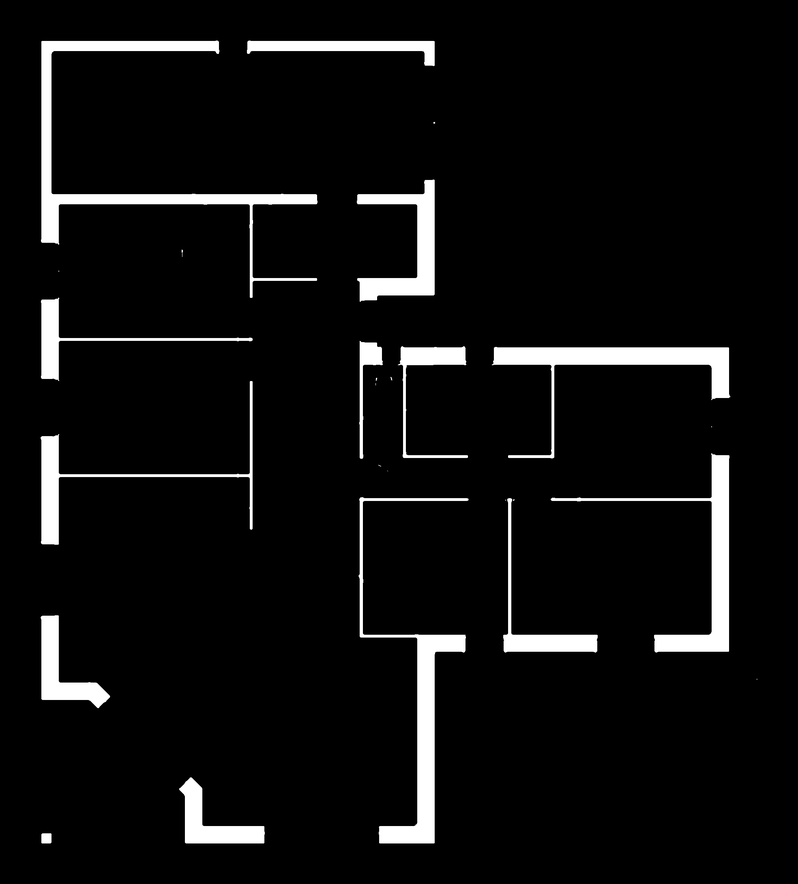
#> input picture data/PNG/crop_and_pad/IIa_AP3301.png, 798 x 884 px, shrunk from 1968 x 2181 before the run; its folder holds only this picture in this run
$ jupyter execute skeleton_corner_detection.ipynb
#> lines starting #> are read from the running program, lines starting #| are printed output that depends on the picture; after the words box and inside, x2 and y2 are one past the last pixel; in counts of white or black regions, pixels touching at a corner belong together
[cell 1]
import glob

images_path = glob.glob("../data/PNG/crop_and_pad/*")

[cell 2]
import cv2
import time
import random
from matplotlib import pyplot as plt

start_time = time.perf_counter()
random_idx = random.randint(0, len(images_path) - 1)
img = cv2.imread(images_path[random_idx], cv2.IMREAD_GRAYSCALE)
#> img is the input picture: shape (884, 798); min 0, max 255, mean 15.4
_, binary = cv2.threshold(img, 127, 255, cv2.THRESH_BINARY)
plt.imshow(img, cmap="gray")
plt.show()

[cell 3]
import numpy as np

def crop_to_content(binary, margin=10):
    """Crop binary image to bounding box of white pixels, with inward margin."""
#> called with margin = -10
    coords = np.column_stack(np.where(binary > 0))
#> coords = 42774 pairs, first value 41 to 842, second value 41 to 729
    if len(coords) == 0:
        return binary
    y_min, x_min = coords.min(axis=0)
#> y_min = 41; x_min = 41
    y_max, x_max = coords.max(axis=0)
#> y_max = 842; x_max = 729

    h, w = binary.shape
    y_min = max(0, y_min + margin)
#> y_min = 31
    x_min = max(0, x_min + margin)
#> x_min = 31
    y_max = min(h, y_max - margin)
#> y_max = 852
    x_max = min(w, x_max - margin)
#> x_max = 739

    return binary[y_min:y_max, x_min:x_max]

cropped = crop_to_content(binary, margin=-10)

plt.imshow(cropped, cmap='gray')
plt.show()

[cell 4]
def remove_noise(binary, min_area_ratio=0.0001):
    """
    Remove small connected components.
    min_area_ratio: minimum area as fraction of total image area.
    """
#> called with min_area_ratio = 0.0001
    h, w = binary.shape
    min_area = max(50, int(h * w * min_area_ratio))

    num_labels, labels, stats, _ = cv2.connectedComponentsWithStats(
        binary, connectivity=8
    )
#> num_labels = 21; stats = 21 rows, first 6: [0, 0, 708, 821, 538494], [10, 10, 277, 257, 7178], [216, 10, 188, 25, 2046], [402, 91, 2, 2, 3], [326, 149, 78, 122, 3633], [151, 219, 1, 3, 3]

    cleaned = np.zeros_like(binary)
    kept = 0
    for label_id in range(1, num_labels):  # skip background (0)
        if stats[label_id, cv2.CC_STAT_AREA] >= min_area:
            cleaned[labels == label_id] = 255
            kept += 1
#> after the loop, kept = 14

    print(f'Kept {kept} / {num_labels - 1} components (min_area = {min_area})')
#| Kept 14 / 20 components (min_area = 58)
    return cleaned

cleaned = remove_noise(cropped, min_area_ratio=0.0001)

fig, axes = plt.subplots(1, 2, figsize=(20, 8))
axes[0].imshow(cropped, cmap='gray')
axes[0].set_title('Before Noise Removal')
axes[1].imshow(cleaned, cmap='gray')
axes[1].set_title('After Noise Removal')
plt.tight_layout()
plt.show()

[cell 5]
def morphological_cleanup(binary, kernel_size=3):
    """
    Light closing then opening to smooth wall edges.
    Set kernel_size=0 to skip.
    """
#> called with kernel_size = 3
    if kernel_size <= 0:
        return binary.copy()

    kernel = cv2.getStructuringElement(cv2.MORPH_RECT, (kernel_size, kernel_size))
    closed = cv2.morphologyEx(binary, cv2.MORPH_CLOSE, kernel)
    opened = cv2.morphologyEx(closed, cv2.MORPH_OPEN, kernel)
    return opened

smoothed = morphological_cleanup(cleaned, kernel_size=3)

plt.imshow(smoothed, cmap='gray')
plt.show()

[cell 6]
from skimage.morphology import skeletonize
from skimage import img_as_bool

# Skeletonize
skeleton_raw = skeletonize(img_as_bool(smoothed))
skeleton_raw = (skeleton_raw * 255).astype(np.uint8)

# Thicken the skeleton slightly before corner detection
# Increase dilate_size for thicker walls (odd numbers: 3, 5, 7...)
dilate_size = 3
k = cv2.getStructuringElement(cv2.MORPH_RECT, (dilate_size, dilate_size))
skeleton = cv2.dilate(skeleton_raw, k)

fig, axes = plt.subplots(1, 2, figsize=(20, 8))
axes[0].imshow(skeleton_raw, cmap='gray')
axes[0].set_title('Skeleton (raw)')
axes[1].imshow(skeleton, cmap='gray')
axes[1].set_title(f'Skeleton (thickened, kernel={dilate_size})')
plt.tight_layout()
plt.show()

[cell 7]
def detect_corners_polygon(binary, min_area=500, epsilon_ratio=0.005):
    """
    Polygon approximation of contours. Vertices = corners.

    epsilon_ratio:
      0.001 -> many vertices (subtle bends)
      0.005 -> moderate (default)
      0.02  -> only sharp corners
    """
#> called with min_area = 100, epsilon_ratio = 0.001
    contours, _ = cv2.findContours(
        binary, cv2.RETR_EXTERNAL, cv2.CHAIN_APPROX_NONE
    )
#> contours = 14 contours, 1 with area under 20; largest, box (x1, y1, x2, y2) and area: (13, 13, 286, 265) 1634, (329, 466, 437, 805) 1164, (17, 350, 222, 512) 912, (519, 423, 691, 614) 851, (462, 323, 691, 427) 833

    corners = []
    for cnt in contours:
        if cv2.contourArea(cnt) < min_area:
            continue

        epsilon = epsilon_ratio * cv2.arcLength(cnt, closed=True)
        approx = cv2.approxPolyDP(cnt, epsilon, closed=True)

        for pt in approx:
            corners.append(tuple(pt[0]))
#> this loop made 14 passes
#> epsilon on passes 2 to 5: 0.223, 0.249, 0.48, 1.15
#> after the loop, corners = 304 pairs, first value 13 to 690, second value 13 to 804

    return corners

poly_corners = detect_corners_polygon(
    skeleton,
    min_area=100,
    epsilon_ratio=0.001
)
#> poly_corners has the same summary as corners in detect_corners_polygon
print(f'Polygon corners detected: {len(poly_corners)}')
#| Polygon corners detected: 304

vis = cv2.cvtColor(skeleton, cv2.COLOR_GRAY2BGR)
for (x, y) in poly_corners:
    cv2.circle(vis, (int(x), int(y)), 10, (0, 0, 255), -1)
    cv2.circle(vis, (int(x), int(y)), 10, (255, 255, 255), 2)
#> this loop made 304 passes
#> (x, y) on passes 1 to 3: (159, 758), (159, 761), (160, 762)

plt.figure(figsize=(14, 10))
plt.imshow(cv2.cvtColor(vis, cv2.COLOR_BGR2RGB))
plt.title(f'Polygon Vertex Corners: {len(poly_corners)}')
plt.show()

[cell 8]
def suppress_neighbors(corners, radius=10):
      """
      For each corner (in order), remove any other corners within `radius` pixels.
      First corner encountered in each cluster wins — no scoring, just sweep.
      """
#> called with radius = 25
      kept = []
      suppressed = set()

      for i, (x0, y0) in enumerate(corners):
          if i in suppressed:
              continue
          kept.append((x0, y0))
          for j, (x1, y1) in enumerate(corners):
              if j != i and j not in suppressed:
                  if (x1 - x0) ** 2 + (y1 - y0) ** 2 <= radius ** 2:
                      suppressed.add(j)
#> this loop made 304 passes
#> after the loop, kept = 57 pairs, first value 13 to 688, second value 15 to 804; suppressed = 247 items

      return kept

kept_corners = suppress_neighbors(poly_corners, 25)
#> kept_corners has the same summary as kept in suppress_neighbors
vis = cv2.cvtColor(skeleton, cv2.COLOR_GRAY2BGR)
vis2 = cv2.cvtColor(skeleton, cv2.COLOR_GRAY2BGR)
for (x, y) in kept_corners:
    pt = (int(x), int(y))
    cv2.circle(vis, pt, 10, (0, 0, 255), -1)
    cv2.circle(vis, pt, 10, (255, 255, 255), 2)
    cv2.circle(vis2, pt, 10, (0, 0, 255), -1)
    cv2.circle(vis2, pt, 10, (255, 255, 255), 2)
    text = f"{pt[0]},{pt[1]}"
    text_pos = (pt[0] + 12, pt[1] - 12)
    cv2.putText(vis, text, text_pos, cv2.FONT_HERSHEY_SIMPLEX, 1.0, (255, 255, 255), 3, cv2.LINE_AA)
    cv2.putText(vis, text, text_pos, cv2.FONT_HERSHEY_SIMPLEX, 1.0, (0, 0, 0), 1, cv2.LINE_AA)
#> this loop made 57 passes
#> (x, y, text_pos) on passes 1 to 4: (159, 758, (171, 746)), (161, 803, (173, 791)), (224, 804, (236, 792)), (18, 592, (30, 580))

fig, ax = plt.subplots(1, 2, figsize=(20, 12))
ax[0].imshow(cv2.cvtColor(vis, cv2.COLOR_BGR2RGB))
ax[1].imshow(cv2.cvtColor(vis2, cv2.COLOR_BGR2RGB))
plt.title(f'Polygon Vertex Corners: {len(kept_corners)}')
plt.show()
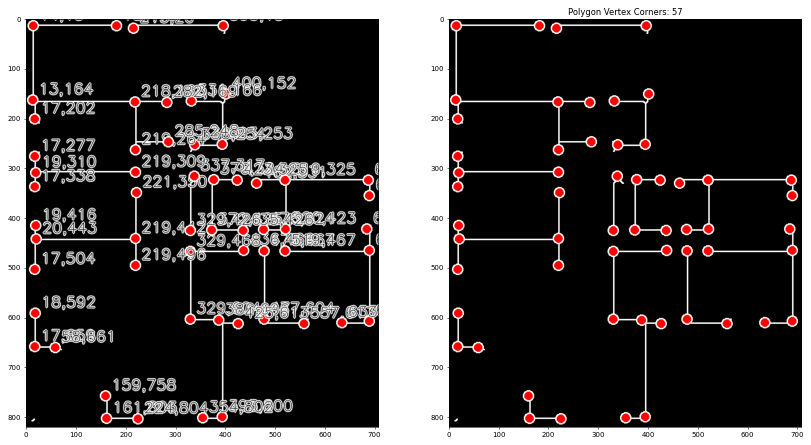
#> figure drawn by matplotlib, 2 panels

[cell 9]
# Step 1: Snap each corner to the nearest skeleton pixel.
# kept_corners came from contours of the *dilated* skeleton, so points sit a few px
# off the 1-px centerline. We need them ON the skeleton so BFS can start from them.

def snap_to_skeleton(corners, skeleton_1px, search_radius=10):
    """
    For each (x, y) corner, find the closest foreground pixel in skeleton_1px
    within a square window of side 2*search_radius+1.
    Returns list of (x, y) snapped onto the skeleton, in same order.
    Corners with no skeleton pixel in range are dropped.
    """
#> called with search_radius = 10
    H, W = skeleton_1px.shape
    snapped = []
    for (x, y) in corners:
        x, y = int(x), int(y)
        x0 = max(0, x - search_radius)
        x1 = min(W, x + search_radius + 1)
        y0 = max(0, y - search_radius)
        y1 = min(H, y + search_radius + 1)

        window = skeleton_1px[y0:y1, x0:x1]
        ys, xs = np.where(window > 0)
        if len(xs) == 0:
            continue  # no skeleton nearby — corner is noise

        # closest foreground pixel by squared distance
        dx = xs + x0 - x
        dy = ys + y0 - y
        idx = np.argmin(dx * dx + dy * dy)
        snapped.append((int(xs[idx] + x0), int(ys[idx] + y0)))
#> this loop made 57 passes
#> (x, y, x0, x1, y0, y1, idx) on passes 2, 5, 6, 8: (161, 803, 151, 172, 793, 814, 9), (17, 659, 7, 28, 649, 670, 9), (58, 661, 48, 69, 651, 672, 10), (477, 604, 467, 488, 594, 615, 10)
    return snapped

snapped_corners = snap_to_skeleton(kept_corners, skeleton_raw, search_radius=10)
print(f'Snapped {len(snapped_corners)} / {len(kept_corners)} corners onto skeleton')
#| Snapped 57 / 57 corners onto skeleton

# Sanity check overlay
vis = cv2.cvtColor(skeleton_raw, cv2.COLOR_GRAY2BGR)
for (x, y) in snapped_corners:
    cv2.circle(vis, (x, y), 6, (0, 0, 255), -1)
#> this loop made 57 passes
#> (x, y) on passes 1 to 4: (160, 759), (162, 802), (223, 803), (19, 593)
plt.figure(figsize=(12, 9))
plt.imshow(cv2.cvtColor(vis, cv2.COLOR_BGR2RGB))
plt.title('Corners snapped onto 1-px skeleton')
plt.show()

[cell 10]
# Step 2: Multi-source BFS along the skeleton.
# Each corner becomes a "seed". Every skeleton pixel gets claimed by the
# nearest corner (in graph distance, not Euclidean). When two territories
# touch, we record an edge between those two corners — meaning there is a
# skeleton path between them with no other corner in between.

from collections import deque

def bfs_edges(snapped_corners, skeleton_1px):
    """
    Returns:
      edges: set of frozenset({i, j}) — corner index pairs connected via skeleton
      edge_lengths: dict frozenset({i, j}) -> geodesic length in pixels
    """
    H, W = skeleton_1px.shape
    labels = -np.ones((H, W), dtype=np.int32)   # which corner claims this pixel
    dist   = -np.ones((H, W), dtype=np.int32)   # BFS depth from that corner

    q = deque()
    for cid, (x, y) in enumerate(snapped_corners):
        # If two corners snapped to the same pixel, the first one wins.
        if labels[y, x] == -1:
            labels[y, x] = cid
            dist[y, x] = 0
            q.append((y, x))

    edges = {}  # frozenset -> length

    # 8-connectivity
    nbrs = [(-1,-1),(-1,0),(-1,1),(0,-1),(0,1),(1,-1),(1,0),(1,1)]

    while q:
        y, x = q.popleft()
        my_label = labels[y, x]
        my_dist  = dist[y, x]

        for dy, dx in nbrs:
            ny, nx = y + dy, x + dx
            if ny < 0 or ny >= H or nx < 0 or nx >= W:
                continue
            if skeleton_1px[ny, nx] == 0:
                continue

            if labels[ny, nx] == -1:
                labels[ny, nx] = my_label
                dist[ny, nx] = my_dist + 1
                q.append((ny, nx))
            elif labels[ny, nx] != my_label:
                # Frontier collision — record an edge.
                key = frozenset({my_label, int(labels[ny, nx])})
                length = my_dist + dist[ny, nx] + 1
                # Keep shortest geodesic if we hit it from multiple frontiers.
                if key not in edges or length < edges[key]:
                    edges[key] = length
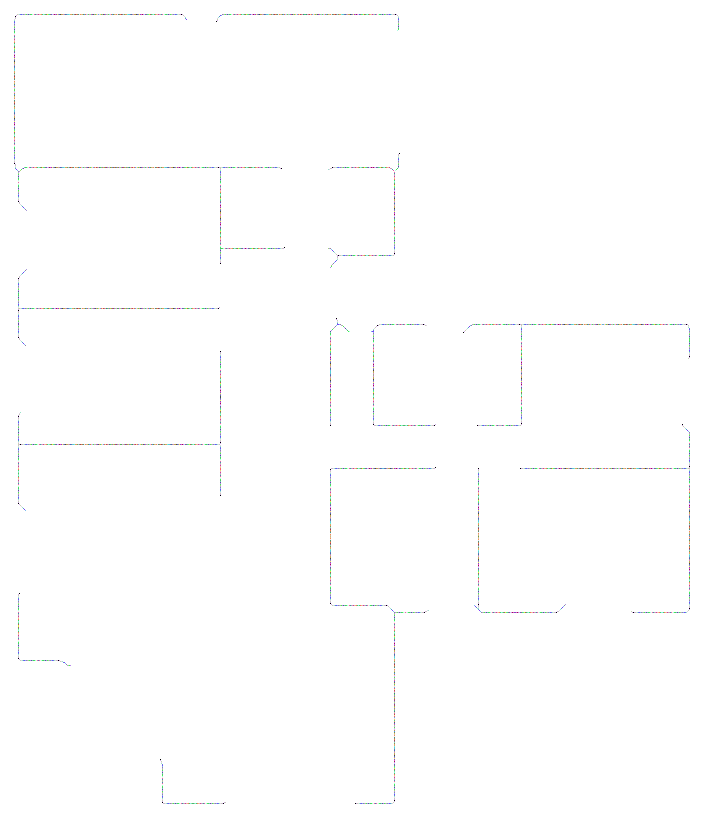
#> dist: shape (821, 708) int32; 106 distinct labels, from -1 to 104; one colour per label, 0 black, -1 white
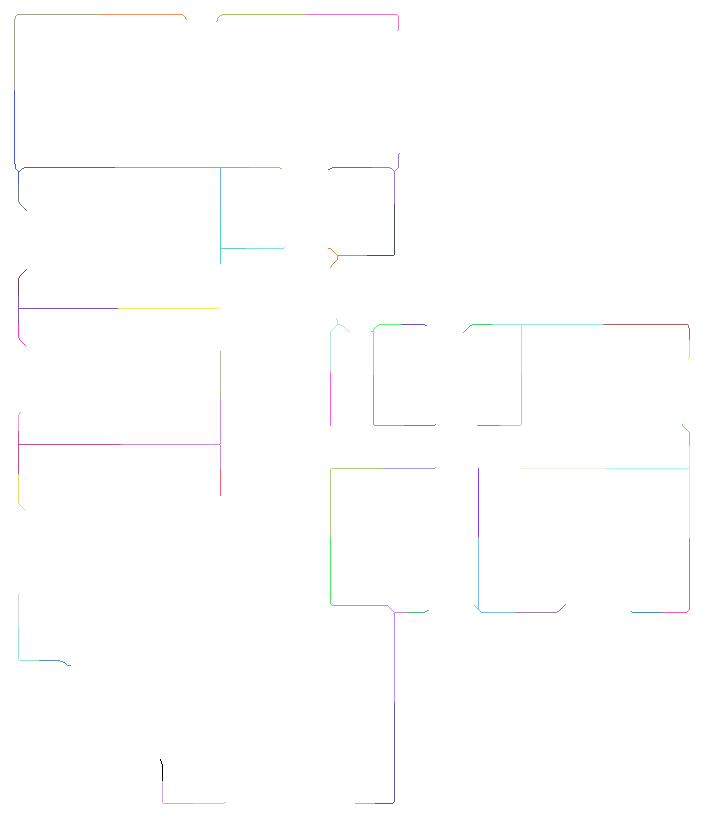
#> labels: shape (821, 708) int32; 58 distinct labels, from -1 to 56; one colour per label, 0 black, -1 white

    return edges, labels

edge_dict, label_map = bfs_edges(snapped_corners, skeleton_raw)
print(f'Found {len(edge_dict)} edges among {len(snapped_corners)} corners')
#| Found 44 edges among 57 corners

[cell 11]
# Step 3: Build the networkx graph.
# Node attribute: pixel coordinate (x, y).
# Edge attribute: geodesic length along the skeleton (pixels).

import networkx as nx

G = nx.Graph()
for cid, (x, y) in enumerate(snapped_corners):
    G.add_node(cid, x=x, y=y)

for key, length in edge_dict.items():
    a, b = tuple(key)
    G.add_edge(a, b, length=int(length))
#> this loop made 44 passes
#> length on passes 1 to 4: 27, 29, 32, 33

print(f'Graph: {G.number_of_nodes()} nodes, {G.number_of_edges()} edges')
#| Graph: 57 nodes, 44 edges
print(f'Connected components: {nx.number_connected_components(G)}')
#| Connected components: 13

[cell 12]
# Step 4: Visualize the graph overlaid on the skeleton.

vis = cv2.cvtColor(skeleton_raw, cv2.COLOR_GRAY2BGR)

# edges
for a, b in G.edges():
    pa = (G.nodes[a]['x'], G.nodes[a]['y'])
    pb = (G.nodes[b]['x'], G.nodes[b]['y'])
    cv2.line(vis, pa, pb, (0, 255, 0), 2)
#> this loop made 44 passes
#> (a, b) on passes 1 to 4: (0, 1), (1, 2), (3, 4), (4, 5)

# nodes
for n, attr in G.nodes(data=True):
    p = (attr['x'], attr['y'])
    cv2.circle(vis, p, 8, (0, 0, 255), -1)
    cv2.circle(vis, p, 8, (255, 255, 255), 2)
    cv2.putText(vis, str(n), (p[0] + 10, p[1] - 10),
                cv2.FONT_HERSHEY_SIMPLEX, 0.6, (255, 255, 0), 2, cv2.LINE_AA)
#> this loop made 57 passes

plt.figure(figsize=(14, 10))
plt.imshow(cv2.cvtColor(vis, cv2.COLOR_BGR2RGB))
plt.title(f'Corner graph: {G.number_of_nodes()} nodes, {G.number_of_edges()} edges')
plt.axis('off')
plt.show()

[cell 13]
# Step 5: Convert the undirected graph to a DAG.
# Strategy: per connected component, pick a root and run DFS, directing each
# edge from parent -> child. Back-edges that would close a cycle are dropped.
# Result is a forest (one tree per component), which is trivially a DAG.

DAG = nx.DiGraph()
for n, attr in G.nodes(data=True):
    DAG.add_node(n, **attr)

for component in nx.connected_components(G):
    sub = G.subgraph(component)
    # Deterministic root: smallest node id in this component.
    root = min(component)
    for parent, child in nx.dfs_edges(sub, source=root):
        DAG.add_edge(parent, child, length=sub[parent][child]['length'])
#> this loop made 13 passes

assert nx.is_directed_acyclic_graph(DAG), 'Result is not a DAG'
print(f'DAG: {DAG.number_of_nodes()} nodes, {DAG.number_of_edges()} edges')
#| DAG: 57 nodes, 44 edges
print(f'Trees (weakly connected components): {nx.number_weakly_connected_components(DAG)}')
#| Trees (weakly connected components): 13
print(f'Edges dropped to break cycles: {G.number_of_edges() - DAG.number_of_edges()}')
#| Edges dropped to break cycles: 0

# Visualize: arrows go parent -> child.
vis = cv2.cvtColor(skeleton_raw, cv2.COLOR_GRAY2BGR)
for parent, child in DAG.edges():
    pa = (DAG.nodes[parent]['x'], DAG.nodes[parent]['y'])
    pb = (DAG.nodes[child]['x'], DAG.nodes[child]['y'])
    cv2.arrowedLine(vis, pa, pb, (0, 255, 0), 2, tipLength=0.15)
#> this loop made 44 passes
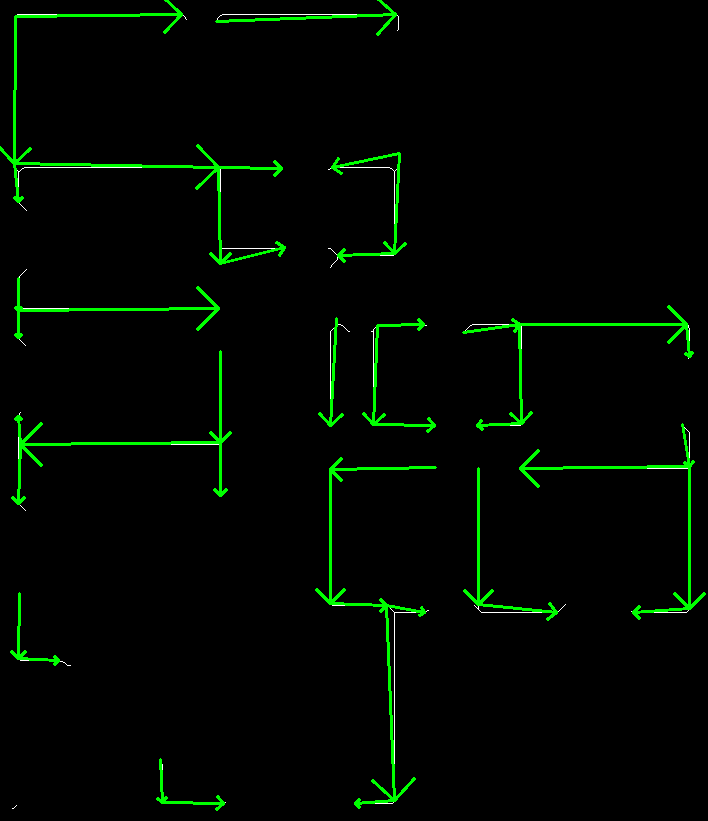
#> vis: shape (821, 708, 3); mean B, G, R 0.6, 7.4, 0.6

for n, attr in DAG.nodes(data=True):
    p = (attr['x'], attr['y'])
    cv2.circle(vis, p, 8, (0, 0, 255), -1)
    cv2.circle(vis, p, 8, (255, 255, 255), 2)
    cv2.putText(vis, str(n), (p[0] + 10, p[1] - 10),
                cv2.FONT_HERSHEY_SIMPLEX, 0.6, (255, 255, 0), 2, cv2.LINE_AA)
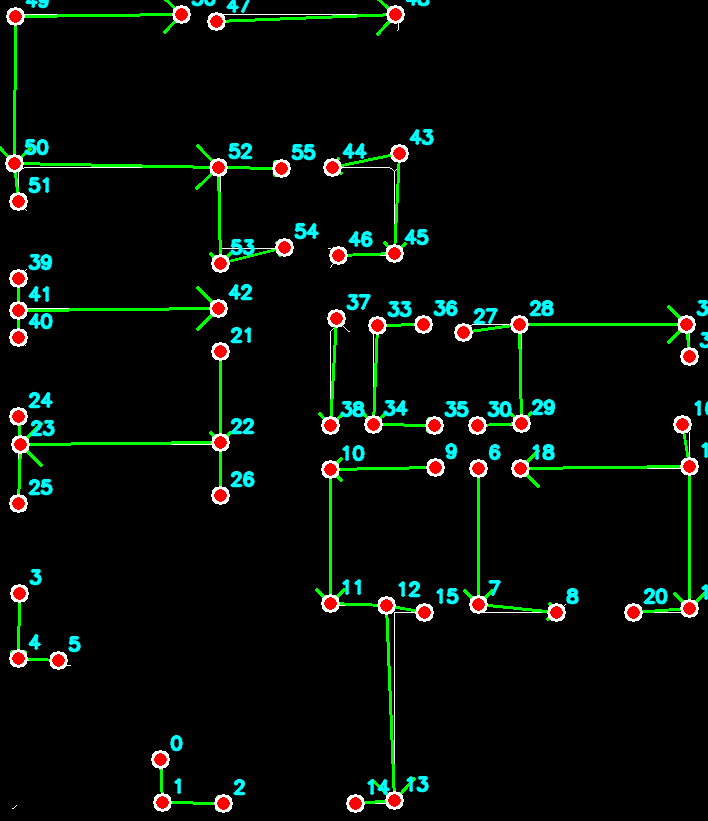
#> vis: shape (821, 708, 3); 5.31% of pixels changed, all inside (x1, y1, x2, y2) = (5, 0, 708, 813)

plt.figure(figsize=(14, 10))
plt.imshow(cv2.cvtColor(vis, cv2.COLOR_BGR2RGB))
plt.title(f'DAG: {DAG.number_of_nodes()} nodes, {DAG.number_of_edges()} edges')
plt.axis('off')
plt.show()

[cell 14]
source = random.choice(list(DAG.nodes))
nodes = list(nx.dfs_edges(DAG, source=source))
for i in range(len(nodes)):
    current_node, next_node = nodes[i]
    x1, y1 = DAG.nodes[current_node]["x"], DAG.nodes[current_node]["y"]
    x2, y2 = DAG.nodes[next_node]["x"], DAG.nodes[next_node]["y"]
    print(f"Current node ({current_node}): ({x1}, {y1}) --> Next node ({next_node}): ({x2}, {y2})")
#> this loop made 0 passes

[cell 15]
import pandas as pd

rows = []
for parent, child in DAG.edges():
    x1, y1 = DAG.nodes[parent]['x'], DAG.nodes[parent]['y']
    x2, y2 = DAG.nodes[child]['x'],  DAG.nodes[child]['y']
    rows.append((x1, y1, x2, y2))

df = pd.DataFrame(rows, columns=['x1', 'y1', 'x2', 'y2'])
df.to_csv("coordinate_test.csv", index=False)
print(df.shape)
#| (44, 4)
df.head()
#> Out = table of 5 rows and 4 columns
